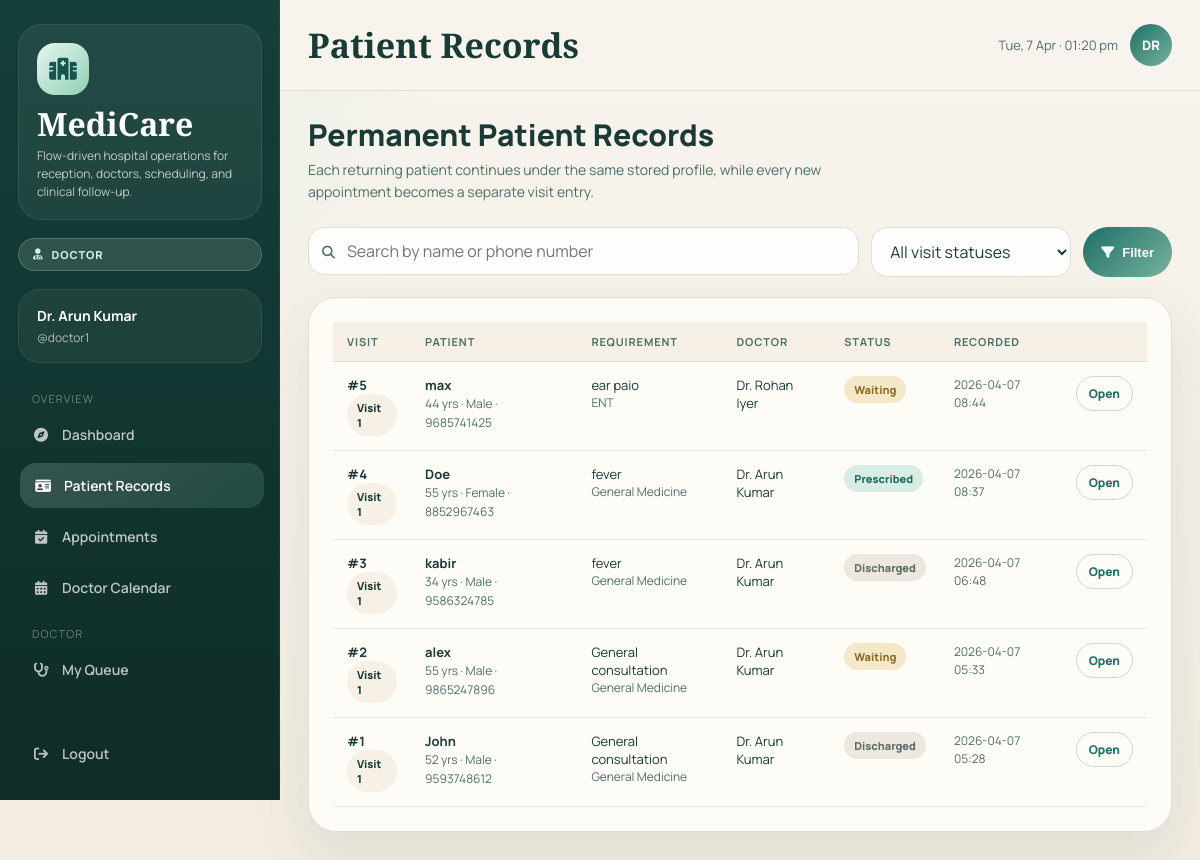
Screenshot of /patients (signed in) with the database file from the repository.
### tables this page shows
CREATE TABLE users (
            id INTEGER PRIMARY KEY AUTOINCREMENT,
            username TEXT UNIQUE NOT NULL,
            password TEXT NOT NULL,
            role TEXT NOT NULL,
            full_name TEXT NOT NULL
        , specialization TEXT, availability_status TEXT DEFAULT 'available', availability_note TEXT, availability_updated_at TIMESTAMP, phone TEXT);

CREATE TABLE patients (
            id INTEGER PRIMARY KEY AUTOINCREMENT,
            name TEXT NOT NULL,
            age INTEGER NOT NULL,
            gender TEXT NOT NULL,
            phone TEXT,
            address TEXT,
            blood_group TEXT,
            admitted_by INTEGER,
            admitted_at TIMESTAMP DEFAULT CURRENT_TIMESTAMP,
            status TEXT DEFAULT 'waiting',
            assigned_doctor INTEGER, required_specialization TEXT, visit_reason TEXT, profile_id INTEGER, visit_number INTEGER DEFAULT 1,
            FOREIGN KEY(admitted_by) REFERENCES users(id),
            FOREIGN KEY(assigned_doctor) REFERENCES users(id)
        );

### app.py (the view)
@app.route("/patients")
@login_required
def patients():
    conn = get_db()
    q = request.args.get("q", "")
    status_filter = request.args.get("status", "")
    query = """
        SELECT p.*, u.full_name AS doctor_name, u.specialization AS doctor_specialization,
               pp.id AS profile_id,
               (SELECT COUNT(*) FROM patients pv WHERE pv.profile_id=p.profile_id) AS total_visits
        FROM patients p
        LEFT JOIN users u ON p.assigned_doctor=u.id
        LEFT JOIN patient_profiles pp ON p.profile_id=pp.id
        WHERE (p.name LIKE ? OR p.phone LIKE ?)
    """
    params = [f"%{q}%", f"%{q}%"]
    if status_filter:
        query += " AND p.status=?"
        params.append(status_filter)
    query += " ORDER BY p.admitted_at DESC"
    all_patients = conn.execute(query, params).fetchall()
    conn.close()
    return render_template("patients.html", patients=all_patients, q=q, status_filter=status_filter)

### app.py (called while the page is built, shortened)
def get_db():
    conn = sqlite3.connect(DB)
    conn.row_factory = sqlite3.Row
    return conn

def login_required(f):
    @wraps(f)
    def decorated(*args, **kwargs):
        if "user_id" not in session:
            return redirect(url_for("login"))
        return f(*args, **kwargs)
    return decorated

def format_time_label(value):
    hour, minute = [int(part) for part in value.split(":")]
    display_hour = hour if hour <= 12 else hour - 12
    period = "AM" if hour < 12 else "PM"
    return f"{display_hour:02d}:{minute:02d} {period}"

def minutes_since_midnight(value):
    hour, minute = [int(part) for part in value.split(":")]
    return hour * 60 + minute

def get_slot_options(start=DEFAULT_WORK_START, end=DEFAULT_WORK_END, step=DEFAULT_SLOT_MINUTES):
    options = []
    current = minutes_since_midnight(start)
    stop = minutes_since_midnight(end)
    while current < stop:
        hour = current // 60
        minute = current % 60
        value = f"{hour:02d}:{minute:02d}"
        options.append({"value": value, "label": format_time_label(value)})
        current += step
    return options

@app.context_processor
def inject_helpers():
    unread_notifications = 0
    return {
        "slot_options": get_slot_options(),
        "specializations": SPECIALIZATIONS,
        "cancellation_window_hours": CANCELLATION_WINDOW_HOURS,
        "prescription_templates": PRESCRIPTION_TEMPLATES,
        "format_time_label": format_time_label,
        "unread_notifications": unread_notifications,
    }

### templates/patients.html (shortened to what this page needs)
{% extends 'base.html' %}
{% block topbar_title %}Patient Records{% endblock %}
{% block content %}
<div class="page-header">
  <div>
    <div class="page-title">Permanent Patient Records</div>
    <div class="page-sub">Each returning patient continues under the same stored profile, while every new appointment becomes a separate visit entry.</div>
  </div>
</div>
<form method="GET" class="search-bar">
  <div class="search-input-wrap" style="flex:2;">
    <i class="fa-solid fa-magnifying-glass"></i>
    <input name="q" class="form-control" placeholder="Search by name or phone number" value="{{ q }}">
  </div>
  <select name="status" class="form-control" style="width:200px;">
    <option value="">All visit statuses</option>
  </select>
  <button class="btn btn-primary" type="submit"><i class="fa-solid fa-filter"></i> Filter</button>
</form>
<div class="card">
  {% if patients %}
  <div class="table-wrap">
    <table>
      <thead>
        <tr>
          <th>Visit</th>
          <th>Patient</th>
          <th>Requirement</th>
          <th>Doctor</th>
          <th>Status</th>
          <th>Recorded</th>
          <th></th>
        </tr>
      </thead>
      <tbody>
      {% for p in patients %}
        <tr>
          <td>
            <strong>#{{ p.id }}</strong><br>
            <span class="tag">Visit {{ p.visit_number or 1 }}</span>
          </td>
          <td>
            <strong>{{ p.name }}</strong><br>
            <span class="text-muted">{{ p.age }} yrs · {{ p.gender }}{% if p.phone %} · {{ p.phone }}{% endif %}</span>
          </td>
          <td>
            <div>{{ p.visit_reason or 'General consultation' }}</div>
            <div class="text-muted">{{ p.required_specialization or p.doctor_specialization or '-' }}</div>
          </td>
          <td>{{ p.doctor_name or 'Unassigned' }}</td>
          <td><span class="badge badge-{{ p.status }}">{{ p.status.replace('_',' ') }}</span></td>
          <td class="text-muted">{{ p.admitted_at[:16] }}</td>
          <td><a class="btn btn-outline btn-sm" href="{{ url_for('patient_detail', pid=p.id) }}">Open</a></td>
        </tr>
      {% endfor %}
      </tbody>
    </table>
  </div>
  {% else %}
  <div class="empty-state">
    <i class="fa-solid fa-folder-open"></i>
    <p>No patient records found{% if q %} for "{{ q }}"{% endif %}.</p>
  </div>
  {% endif %}
</div>
{% endblock %}

### templates/base.html (shortened to what this page needs)
<!DOCTYPE html>
<html lang="en">
<head>
<link rel="stylesheet" href="https://cdnjs.cloudflare.com/ajax/libs/font-awesome/6.5.0/css/all.min.css">
</head>
<body>
{% if session.user_id %}
<aside class="sidebar">
  <div class="brand-shell">
    <div class="brand-mark"><i class="fa-solid fa-hospital"></i></div>
    <div class="brand-title">MediCare</div>
    <div class="brand-sub">Flow-driven hospital operations for reception, doctors, scheduling, and clinical follow-up.</div>
  </div>
  <div class="role-pill">
    <i class="fa-solid {% if session.role=='doctor' %}fa-user-doctor{% else %}fa-headset{% endif %}"></i>
    {{ session.role }}
  </div>
  <div class="profile-card">
    <div class="profile-name">{{ session.full_name }}</div>
    <div class="profile-user">@{{ session.username }}</div>
  </div>
  <nav class="nav-group">
    <div class="nav-label">Overview</div>
    <a class="nav-item {% if request.endpoint=='dashboard' %}active{% endif %}" href="{{ url_for('dashboard') }}">
      <i class="fa-solid fa-compass"></i> Dashboard
    </a>
    <a class="nav-item {% if request.endpoint in ['patients','patient_detail'] %}active{% endif %}" href="{{ url_for('patients') }}">
      <i class="fa-solid fa-id-card"></i> Patient Records
    </a>
    <a class="nav-item {% if request.endpoint=='appointments' %}active{% endif %}" href="{{ url_for('appointments') }}">
      <i class="fa-solid fa-calendar-check"></i> Appointments
    </a>
    <a class="nav-item {% if request.endpoint=='calendar_view' %}active{% endif %}" href="{{ url_for('calendar_view') }}">
      <i class="fa-solid fa-calendar-days"></i> Doctor Calendar
    </a>
    {% if session.role == 'doctor' %}
    <div class="nav-label">Doctor</div>
    <a class="nav-item {% if request.endpoint=='doctor_queue' %}active{% endif %}" href="{{ url_for('doctor_queue') }}">
      <i class="fa-solid fa-stethoscope"></i> My Queue
    </a>
    {% endif %}
  </nav>
  <div class="sidebar-footer">
    <a class="nav-item" href="{{ url_for('logout') }}">
      <i class="fa-solid fa-arrow-right-from-bracket"></i> Logout
    </a>
  </div>
</aside>
<div class="main-wrap">
  <header class="topbar">
    <div class="topbar-title">{% block topbar_title %}MediCare HMS{% endblock %}</div>
    <div class="topbar-meta">
      <span id="live-clock"></span>
      <div class="avatar">{{ session.full_name[:2].upper() }}</div>
    </div>
  </header>
  <main class="page-content">
    {% block content %}{% endblock %}
  </main>
</div>
{% else %}
{% block auth_content %}{% endblock %}
{% endif %}
</body>
</html>

### rows the page displays
users: full_name "Dr. Arun Kumar", username "doctor1"
patients: id "5", visit_number "1", name "max", age "44", gender "Male", phone "9685741425", visit_reason "ear paio", required_specialization "ENT", full_name "Dr. Rohan Iyer", status.replace "Waiting", admitted_at "2026-04-07 08:44"
patients: id "4", visit_number "1", name "Doe", age "55", gender "Female", phone "8852967463", visit_reason "fever", required_specialization "General Medicine", full_name "Dr. Arun Kumar", status.replace "Prescribed", admitted_at "2026-04-07 08:37"
patients: id "3", visit_number "1", name "kabir", age "34", gender "Male", phone "9586324785", visit_reason "fever", required_specialization "General Medicine", full_name "Dr. Arun Kumar", status.replace "Discharged", admitted_at "2026-04-07 06:48"
patients: id "2", visit_number "1", name "alex", age "55", gender "Male", phone "9865247896", visit_reason "General consultation", specialization "General Medicine", full_name "Dr. Arun Kumar", status.replace "Waiting", admitted_at "2026-04-07 05:33"
patients: id "1", visit_number "1", name "John", age "52", gender "Male", phone "9593748612", visit_reason "General consultation", specialization "General Medicine", full_name "Dr. Arun Kumar", status.replace "Discharged", admitted_at "2026-04-07 05:28"

### other values shown
{{ session.role }} "DOCTOR"
{{ session.full_name[:2].upper() }} "DR"
